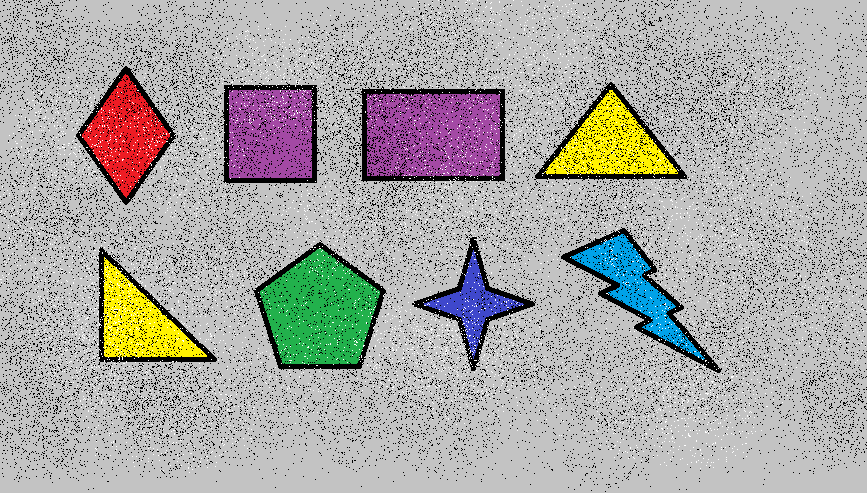
#> input picture UNIDAD 3/IMG/Suavizado.png, 867 x 493 px
$ jupyter execute Detectar_colores.ipynb
#> lines starting #> are read from the running program, lines starting #| are printed output that depends on the picture; after the words box and inside, x2 and y2 are one past the last pixel; in counts of white or black regions, pixels touching at a corner belong together
[cell 1]
import numpy as np
import matplotlib.pyplot as plt
import cv2

[cell 2]
img=cv2.imread('IMG/Suavizado.png')
#> img is the input picture: shape (493, 867, 3); mean B, G, R 165.2, 167.8, 169.2
img=cv2.resize(img,(400,400))
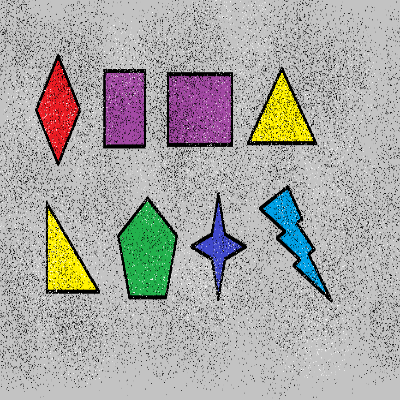
#> img: shape (400, 400, 3); mean B, G, R 165.2, 167.7, 169.2
img=cv2.GaussianBlur(img,(9,9),0)
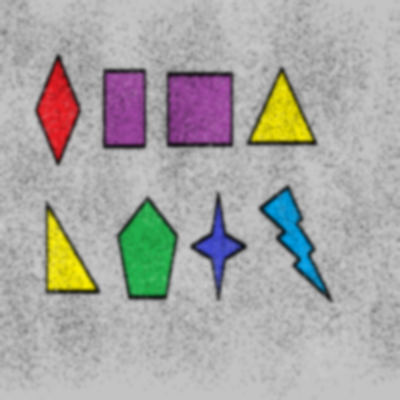
#> img: shape (400, 400, 3); mean B, G, R 165.2, 167.7, 169.1
#img=cv2.medianBlur(img,7)
cv2.imshow('Figura',img)
cv2.waitKey(0)
cv2.destroyAllWindows()

[cell 3]
#H100-125 S V
Azul_B = np.array([80,100,100],np.uint8)
Azul_A = np.array([130,255,255],np.uint8)
hsv = cv2.cvtColor(img,cv2.COLOR_BGR2HSV)
#> hsv: shape (400, 400, 3); mean H, S, V 17.7, 26.2, 175.1
mask =cv2.inRange(hsv,Azul_B,Azul_A)
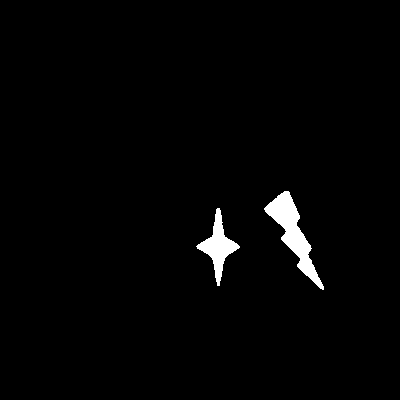
#> mask: shape (400, 400); 1.8% white; 2 white regions
contorno,_ =cv2.findContours(mask,cv2.RETR_TREE,cv2.CHAIN_APPROX_NONE)
#> contorno = 2 contours; box (x1, y1, x2, y2) and area: (264, 191, 324, 290) 1656, (196, 208, 240, 286) 991
for i in range(len(contorno)):
 cv2.drawContours(img,contorno,i,(255,0,0),3)
#> this loop made 2 passes
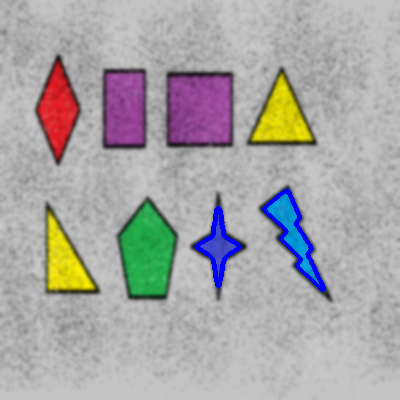
#> img: shape (400, 400, 3); 1.19% of pixels changed, all inside (x1, y1, x2, y2) = (194, 189, 326, 292)
cv2.imwrite('IMG/Contorno_Azul.png',img)

#cv2.imshow('mask',hsv)
cv2.imshow('mask',mask)
cv2.imshow('frame',img)
cv2.waitKey(0)
cv2.destroyAllWindows()

$ run again, with UNIDAD 3/IMG/Contorno2.png copied over UNIDAD 3/IMG/Suavizado.png
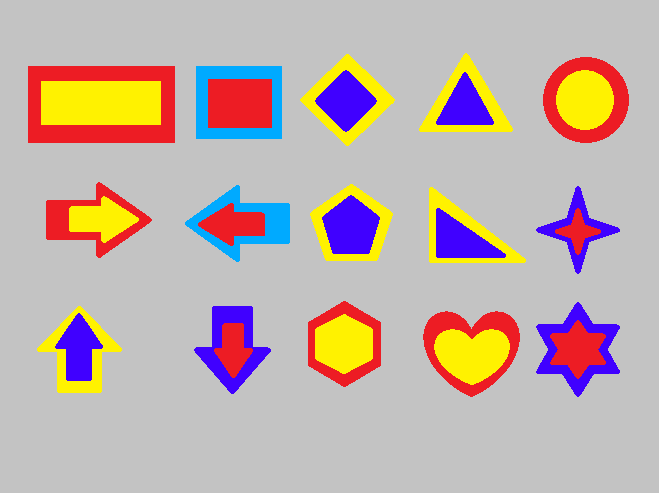
#> input picture UNIDAD 3/IMG/Contorno2.png, 659 x 493 px
#> img is the input picture: shape (493, 659, 3); mean B, G, R 170.8, 175.6, 193
#> hsv: shape (400, 400, 3); mean H, S, V 29, 54.2, 205
#> `mask =cv2.inRange(hsv,Azul_B,Azul_A)`:
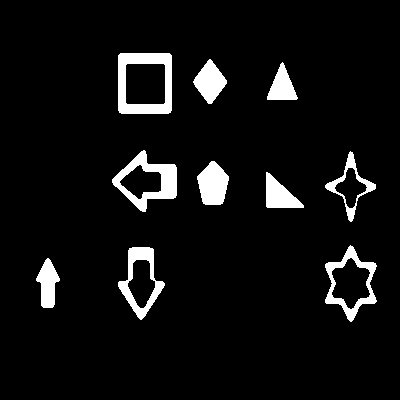
#> mask: shape (400, 400); 6.3% white; 10 white regions
#> contorno = 15 contours; largest, box (x1, y1, x2, y2) and area: (118, 53, 172, 114) 3168, (325, 245, 377, 322) 2234, (112, 150, 177, 212) 2224, (118, 247, 165, 320) 1866, (125, 63, 166, 105) 1632
#> the loop `for i in range(len(contorno)):` made 15 passes
#> after the loop `for i in range(len(contorno)):`:
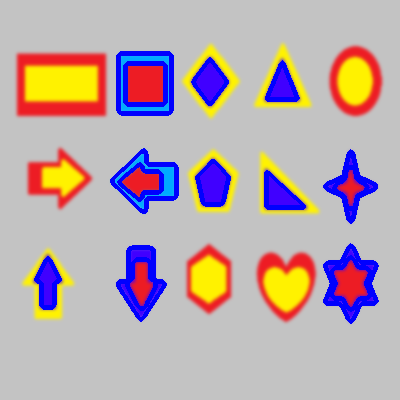
#> img: shape (400, 400, 3); mean B, G, R 173.7, 169.5, 186
